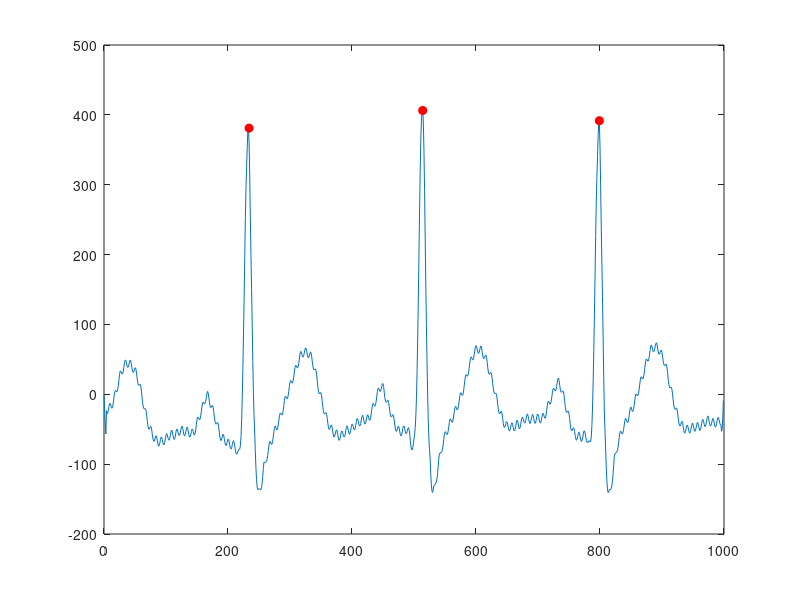

MATLAB code to generate this figure:
clc;
clear;
load('no_notch_1000_point.mat');

% real time processing (try)
% y is the test data
N = 1000;
Fs = 500;

% cut DC bias
y2 = y - 300;

% 60-Hz moving average filter (8-pt)
pt = 8;
f1 = ones(1, pt) / pt;
y2 = conv(y2, f1, 'same');


% difference filter(slope calculation)
f2 = [1 -1];
y3 = conv(y2, f2, 'same');

% squaring
y4 = y3 .* y3;

% low pass filter
pt2 = 23;
f3 = ones(1, pt2) / pt2;
y5 = conv(y4, f3, 'same');

% threshold
[~,locs_Rwave] = findpeaks(y5,'MinPeakHeight', 1500, 'MinPeakDistance',100);

t = 0 : 1 : N-1;
plot(t,y2);
hold on
plot(locs_Rwave,y2(locs_Rwave),'ro','MarkerFaceColor','r');
hold off
